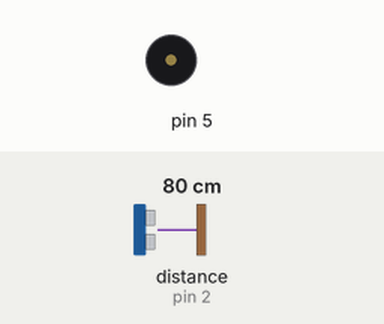
Simulated run of this sketch. Board: Arduino Uno, built with avr-gcc and run on an emulated ATmega328P. Shown: buzzer (waves = sounding). Wiring (inferred from the names in the program): ultrasonic range finder: trigger pin 3; echo pin 2. The test bench sets the inputs (shaded band); at power-on: distance to the obstacle (sensor on pin 2) 80 cm. The echo pulse lasts 58.3 µs per cm.

Above: at 5.8 s.
5.9 s: distance to the obstacle (sensor on pin 2) set to 12 cm
12.9 s: distance to the obstacle (sensor on pin 2) set to 9 cm
At 14.0 s:
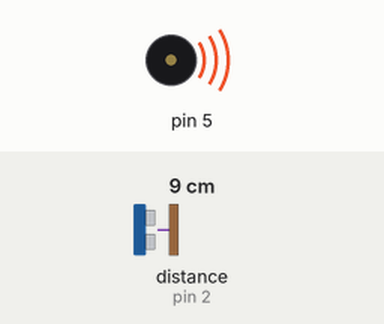
18.9 s: distance to the obstacle (sensor on pin 2) set to 18 cm
At 19.5 s:
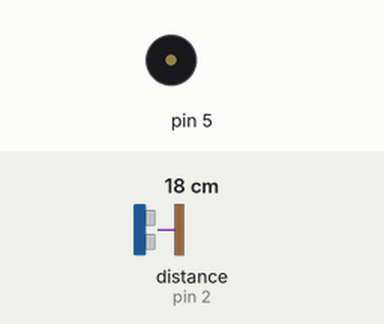
24.9 s: distance to the obstacle (sensor on pin 2) set to 2 cm
At 25.6 s:
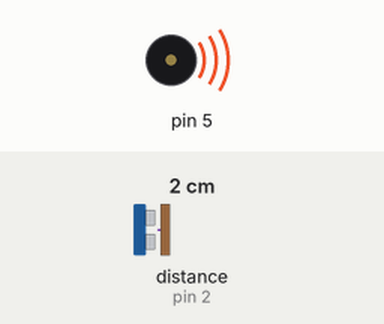
Timing chart, 0 to 27.9 s (numbered marks = the images above; inputs shaded):
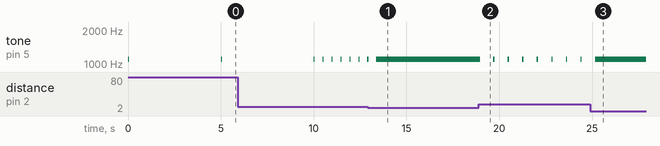

The sketch:

Prog09.ino
```cpp
// C++ code
//
#define echo 2
#define trig 3

bool State;

bool changed;

long duration, dist;
int Limiter1;
int Limiter2;

void setup(){
  Serial.begin(9600);

  pinMode(trig, OUTPUT);
  pinMode(echo, INPUT);
  pinMode(5, OUTPUT);
  readultra();

}

void loop()
{


  while(dist > 50){
    tone(5, 1100, 60);
    delay(5000);
    readultra();
  }
  while(dist <= 50 && dist >= 10){
    tone(5, 1100, 60);
    delay(dist * 50 - 70);
    readultra();
  }
  while(dist < 10){
    tone(5, 1100, 60);
    delay(1);
    readultra();
  }


}

void readultra(){
  digitalWrite(trig, LOW);
  delayMicroseconds(2);
  digitalWrite(trig, HIGH);
  delayMicroseconds(10);
  digitalWrite(trig, LOW);

  duration = pulseIn(echo, HIGH);


  dist = (duration / 2) / 29.1;

}
```

Measured:
- the behaviour switches between 11 and 10 cm on distance to the obstacle (sensor on pin 2) (found by bisection; images 0 and 1)
- after the input at 12.9 s, tone on pin 5: goes on until 13.4 s, then stays 1100 Hz
- after the input at 18.9 s, tone on pin 5: alternates 1100 Hz for 0.06 s and silent for 0.72 s, starting after 0.06 s
- after the input at 24.9 s, tone on pin 5: goes on until 25.2 s, then stays 1100 Hz
